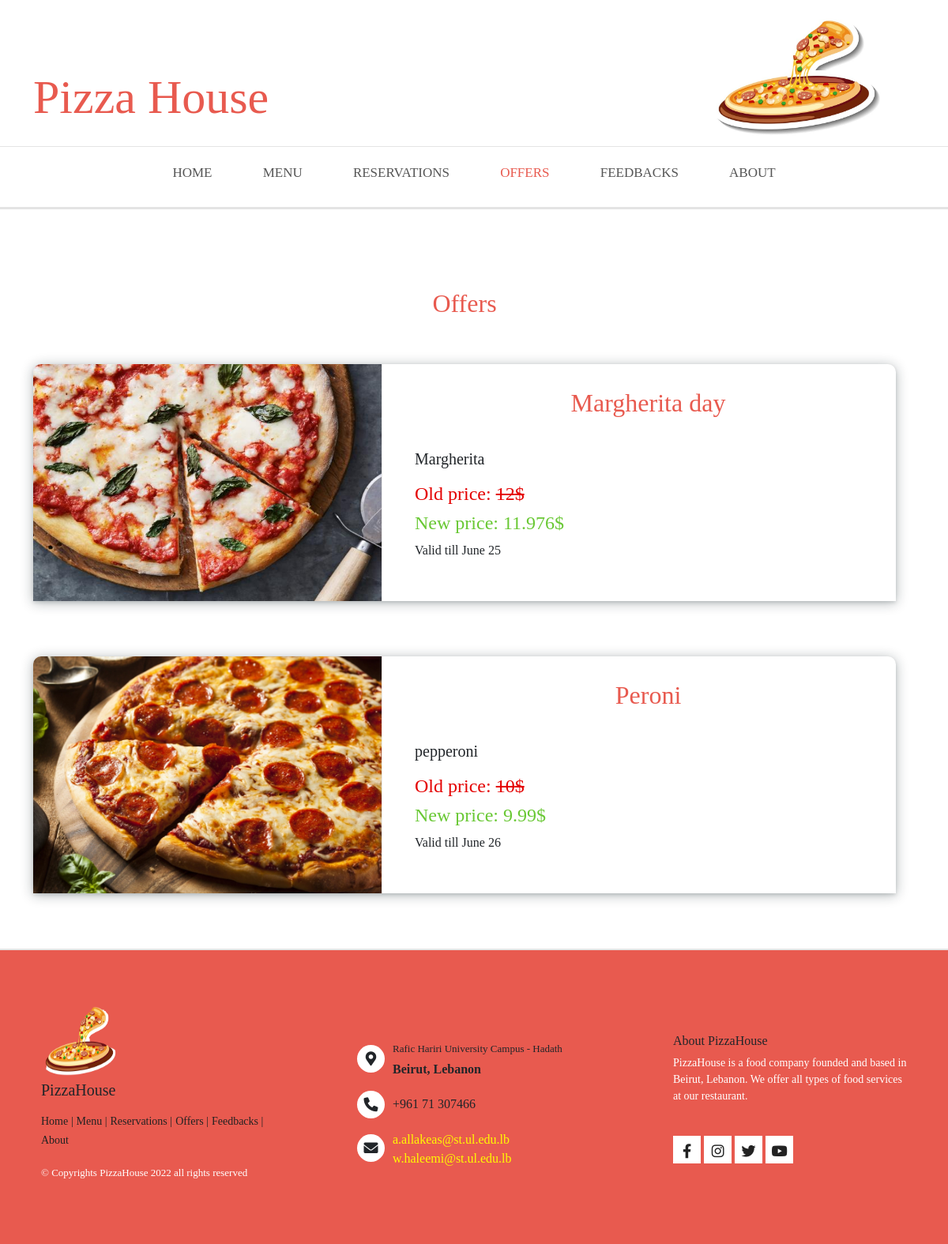
/offers.php, run on the app's committed database.
### tables this page shows
CREATE TABLE `offers` (
  `Offer_ID` int(11) NOT NULL,
  `Offer_name` varchar(45) DEFAULT NULL,
  `offer_discount` float DEFAULT NULL,
  `Offer_duration` int(11) DEFAULT NULL,
  `Item_idItem` int(11) NOT NULL
);

CREATE TABLE `item` (
  `idItem` int(11) NOT NULL,
  `Item_name` varchar(45) DEFAULT NULL,
  `Item_description` varchar(45) DEFAULT NULL,
  `Item_price` int(11) DEFAULT NULL,
  `Item_image` mediumtext DEFAULT NULL,
  `Menu_idMenu` int(11) NOT NULL
);

### app/getItems.php (called while the page is built, shortened)
<?php
function getItem($ItemId)
{
    $connection = OpenConnection();
    $query = "SELECT * FROM item where idItem=?";
    $statement = $connection->prepare($query);
    $statement->bind_param('i', $ItemId);
    $statement->execute();
    $result = $statement->get_result()->fetch_object();
    return $result;
}
function getOffers()
{
    $connection = OpenConnection();
    $query = "SELECT * FROM offers";
    $statement = $connection->prepare($query);
    $statement->execute();
    $result = $statement->get_result();
    $items = array();
    while ($item = $result->fetch_object()) {
        array_push($items, $item);
    }
    return $items;
}

### public/offers.php (the view, shortened to what this page needs)
<?php
include '../app/getItems.php';
$offers = getOffers(); ?>
<!DOCTYPE html>
<html lang="en">
<head>
    <link rel="stylesheet" href="styles/bootstrap/css/bootstrap.min.css" />
    <link rel="stylesheet" href="styles/styles.css" />
</head>
<body>
    <header class="clearfix" id="header">
        <div class="container">
            <div class="row">
                <div class="col-xs-9 col-sm-9 col-md-9 col-lg-9">
                    <h1 id="header-title">Pizza House</h1>
                </div>
                <div class="col-xs-3 col-sm-3 col-md-3 col-lg-3">
                    <img class="img-fluid" id="header-image" src="./images/header-image.png">
                </div>
            </div>
        </div>
        <div class="nav-border"></div>
        <div class="container">
            <nav id="nav">
                <ul id="nav-list" class="sf-menu clearfix">
                    <li><a href="index.php">Home</a></li>
                    <li><a href="menu.php">Menu</a></li>
                    <li><a href="reservation.php">Reservations</a></li>
                    <li class="current"><a href="offers.php">Offers</a></li>
                    <li><a href="feedbacks.php">Feedbacks</a></li>
                    <li><a href="about.php">About</a></li>
                </ul>
            </nav>
        </div>
        <div class="nav-border"></div>
    </header>
    <div class="section-border"></div>
    <div class="container">
        <div class="row" id="offers-section">
            <div class="row offers-header">
                <h2>Offers</h1>
            </div>
            <div class="row">
                <?php
                foreach ($offers as $offer) :
                    $idItem = $offer->Item_idItem;
                    $item = getItem((int)$idItem);
                    $discount = $offer->offer_discount;
                    $new_price = $item->Item_price - ($item->Item_price * $discount / 100);
                    $date = new DateTime(date("F j"));
                    $date->modify('+ ' . $offer->Offer_duration . ' days');
                    echo ' <div class="col-sm-12 col-xs-12 col-md-12 col-lg-12">
            <div class="content">
            <div class="row">
                <div class=" col-lg-5 col-sm-5 col-md-5 col-xs-5 offer-content-top">
                    <img class="img-fluid offer-image" src="../' . $item->Item_image . '">
                </div>
                <div class="col-lg-7 col-md-7 col-sm-7 col-xs-7 content-bottom">
                <h2>' . $offer->Offer_name . '</h2>
                    <a href="item.php?itemId=' . $item->idItem . '"><h5>' .  $item->Item_name . '</h5></a>
                    <h4 class="item-price">  Old price:
        <span style="text-decoration: line-through;">' .
                        $item->Item_price . '$' .
                        '
        </span></h4><h4><span style="color:#69c834">New price: ' . $new_price . '$
              </span> </h4>
              <p>Valid till ' . $date->format('F j') . '</p></div>
            </div>
            </div>
        </div>';
                endforeach;
                ?>
            </div>
        </div>
    </div>
    <div class="section-border"></div>
    <footer>
        <div class="container-fluid">
            <div class="row">
                <div class="col-lg-4 col-md-4 col-xs-4 col-sm-4">
                    <div class="footer-content footer-left">
                        <div class="footer-content-top">
                            <img src="images/header-image_nobg.png" />
                            <h5>PizzaHouse</h5>
                        </div>
                        <div class="footer-content-bottom">
                            <ul class="footer-nav">
                                <li class="current"><a href="index.php">Home </a></li>
                                <li><a href="menu.php">| Menu | </a></li>
                                <li><a href="reservation.php">Reservations | </a></li>
                                <li><a href="offers.php">Offers |</a></li>
                                <li><a href="feedbacks.php">Feedbacks |</a></li>
                                <li><a href="about.php">About</a></li>
                            </ul>
                        </div>
                        <div class="footer-copy">
                            <p> &copy Copyrights PizzaHouse 2022 all rights reserved</p>
                        </div>
                    </div>
                </div>
                <div class="col-lg-4 col-md-4 col-xs-4 col-sm-4">
                    <div class="footer-content footer-center">
                        <div class="footer-content-bottom">
                            <div class="footer-center-content">
                                <i class="fa-solid fa-location-dot" style="margin-top: 10px;"></i>
                                <div>
                                    <p class="location-top">Rafic Hariri University Campus - Hadath</p>
                                    <p class="location-bottom"> Beirut, Lebanon</p>
                                </div>
                            </div>
                            <div class="footer-center-content">
                                <i class=" fa fa-phone"></i>
                                <p>+961 71 307466</p>
                            </div>
                            <div class="footer-center-content" style="margin-top: 0px;">
                                <i class=" fa fa-envelope" style="margin-top:10px"></i>
                                <p><a href="mailto:support@pizzahouse.com"
                                        style="color:  #fffb00;">a.allakeas@st.ul.edu.lb</a>
                                    <br>
                                    <a href="mailto:support@pizzahouse.com"
                                        style="color:  #fffb00;">w.haleemi@st.ul.edu.lb</a>
                                </p>
                            </div>
                        </div>
                    </div>
                </div>
                <div class="col-lg-4 col-md-4 col-xs-4 col-sm-4">
                    <div class="footer-content footer-right">
                        <div class="footer-content-top">
                            <h5>About PizzaHouse</h5>
                            <p>PizzaHouse is a food company founded and based in Beirut, Lebanon. We offer all types of
                                food services at our restaurant.</p>
                        </div>
                        <div class="footer-content-bottom">
                            <div class="footer-contact-links">
                                <ul class="social-links">
                                    <li><a href="#">
                                            <i class="fa-brands fa-facebook-f"></i>
                                        </a></li>
                                    <li><a href="#">
                                            <i class="fa-brands fa-instagram"></i>
                                        </a></li>
                                    <li><a href="#">
                                            <i class="fa-brands fa-twitter"></i>
                                        </a></li>
                                    <li><a href="#">
                                            <i class="fa-brands fa-youtube"></i>
                                        </a></li>
                                </ul>
                            </div>
                        </div>
                    </div>
                </div>
            </div>
        </div>
    </footer>
</body>
</html>

### public/styles/styles.css (style rules this page uses)
html, body { max-width: 100%; overflow-x: hidden; }
#header { margin-top: 15px; }
#header-title { font-family: "Exo 2"; position: relative; top: 30%; font-size: 3.75rem; line-height: 2; color: #e85a4f; }
#header-image { max-width: 100%; max-height: 160px; }
.nav-border { border-top: 1px solid #e4e4e4; margin-top: 10px; }
#nav { display: table; margin: 0 auto; }
#nav-list { list-style: none; margin: 0; padding: 0; }
#nav-list > li { margin: 0 10px; }
#nav-list li { display: inline-block; padding: 20px 20px; }
#nav-list li a { text-decoration: none; transition: all 0.17s ease-in-out; -moz-transition: all 0.17s ease-in-out; -webkit-transition: all 0.17s ease-in-out; -o-transition: all 0.17s ease-in-out; color: #555555; font-weight: normal; font-size: 17px; text-transform: uppercase; outline: 0; font-family: "Roboto"; }
#nav-list .current a { color: #e85a4f; }
.section-border { border: 1px solid #e4e4e4; }
#offers-section h2 { font-family: "Poppins"; text-align: center; color: #e85a4f; }
#offers-section { padding-top: 50px; padding-top: 50px; margin-top: 50px; }
#menus-section .menus-header, #offers-section .offers-header { margin-bottom: 50px; color: #e85a4f; }
.content { margin-bottom: 70px; -webkit-box-shadow: 0px 0px 20px 0px #dddddd82; box-shadow: rgba(14, 30, 37, 0.12) 0px 2px 4px 0px, rgba(14, 30, 37, 0.32) 0px 2px 16px 0px; border-radius: 10px 10px 0px 0px; overflow: hidden; background-color: #fff; font-family: "Poppins"; }
.content h2, .content-no-padding h2 { margin-bottom: 40px; }
.offer-image { box-shadow: 0px 0px 1px 0px #00000082; height: 300px !important; }
.content img, .content-no-padding img { width: 100%; box-shadow: 0px 0px 1px 0px #00000082; height: 450px; }
.content-bottom { padding: 30px; }
.content-bottom a { text-decoration: none; color: inherit; font-family: inherit; }
.item-price { padding-top: 10px; color: rgb(228, 0, 0); }
footer { overflow: hidden; background-color: #e85a4f; padding-top: 25px; padding-bottom: 25px; }
footer h5 { font-family: "Poppins"; }
.footer-content { padding: 40px; }
.footer-content-top img { width: 100px; height: 100px; }
.footer-nav { padding: 0; margin: 0px; list-style-type: none; }
.footer-nav li { display: inline-block; }
.footer-nav li a { text-decoration: none; font-family: "Poppins"; padding: 4px 0 4px 0; font-size: 14px; }
.footer-content-bottom { margin-top: 15px; font-family: "Poppins"; }
.footer-content-bottom a { text-decoration: none; color: #222222; padding-bottom: 10px; }
.footer-copy { font-family: "Poppins"; color: #fff; margin-top: 20px; font-size: 13px; }
.footer-contact-links { margin-top: 40px; }
.footer-contact-links ul { list-style-type: none; padding: 0; }
.footer-contact-links ul li { display: inline-block; }
.footer-contact-links ul li a { display: block; width: 35px; height: 35px; line-height: 39px; text-align: center; font-size: 18px; background-color: #fff; }
.footer-center, .footer-right { margin-top: 30px; }
.footer-center, .footer-right, .footer-left { font-family: "Poppins"; }
.footer-center-content { display: flex; margin-top: 15px; }
.footer-center-content p { margin-top: 5px; }
.footer-center-content i { margin-right: 10px; width: 35px; height: 35px; line-height: 35px; border-radius: 50%; text-align: center; font-size: 18px; background-color: #fff; }
.location-top { font-size: 13px; margin: 0px; }
.location-bottom { margin: 0px; font-weight: 700; }
.footer-right h5 { font-size: 16px; margin-top: 10px; }
.footer-right p { font-size: 14px; margin-top: 5px; color: #fff; }

### data on the page
offers: shows a picture, Offer_name "Margherita day", Item_idItem.Item_name "Margherita", Item_idItem.Item_price "12", new_price "11.976", Offer_duration "June 25"
offers: shows a picture, Offer_name "Peroni", Item_idItem.Item_name "pepperoni", Item_idItem.Item_price "10", new_price "9.99", Offer_duration "June 26"
